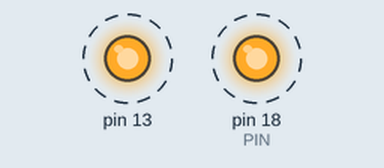
Recording of a sketch running on a simulated Arduino Uno, built with avr-gcc and run on an emulated ATmega328P. On the bench: output pins drawn as LEDs (lit = HIGH). Dashed ring = blinking.

Above: at 0.2 s.
Timing chart, 0 to 3.0 s (numbered marks = the images above):
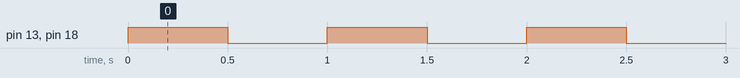

The sketch:

Blink.ino
```cpp
// Test default pin 13 and target pin.
// Check GPIO pin from D0 to D43 on the board.
// When testing, the LED should wired with a resister to prevent burn out.

#define PIN 18

void setup() {
  pinMode(13, OUTPUT);
  pinMode(PIN, OUTPUT);
}

void loop() {
  digitalWrite(13, HIGH);
  digitalWrite(PIN, HIGH);
  delay(500);
  digitalWrite(13, LOW);
  digitalWrite(PIN, LOW);
  delay(500);
}
```

Measured:
- by itself, pin 13, pin 18 (PIN): alternates HIGH for 0.50 s and LOW for 0.50 s
